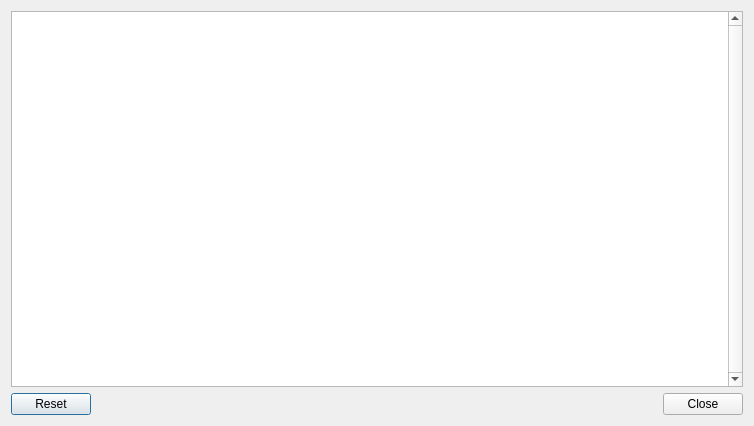
<?xml version="1.0" encoding="UTF-8"?>
<ui version="4.0">
 <class>HardwareTestDialog</class>
 <widget class="QDialog" name="HardwareTestDialog">
  <property name="geometry">
   <rect>
    <x>0</x>
    <y>0</y>
    <width>754</width>
    <height>426</height>
   </rect>
  </property>
  <property name="windowTitle">
   <string>Hardware Tests</string>
  </property>
  <layout class="QVBoxLayout" name="verticalLayout">
   <item>
    <widget class="QPlainTextEdit" name="testOutput">
     <property name="verticalScrollBarPolicy">
      <enum>Qt::ScrollBarAlwaysOn</enum>
     </property>
     <property name="readOnly">
      <bool>true</bool>
     </property>
    </widget>
   </item>
   <item>
    <widget class="QDialogButtonBox" name="buttonBox">
     <property name="orientation">
      <enum>Qt::Horizontal</enum>
     </property>
     <property name="standardButtons">
      <set>QDialogButtonBox::Close|QDialogButtonBox::Reset</set>
     </property>
    </widget>
   </item>
  </layout>
 </widget>
 <resources/>
 <connections>
  <connection>
   <sender>buttonBox</sender>
   <signal>accepted()</signal>
   <receiver>HardwareTestDialog</receiver>
   <slot>accept()</slot>
   <hints>
    <hint type="sourcelabel">
     <x>248</x>
     <y>254</y>
    </hint>
    <hint type="destinationlabel">
     <x>157</x>
     <y>274</y>
    </hint>
   </hints>
  </connection>
  <connection>
   <sender>buttonBox</sender>
   <signal>rejected()</signal>
   <receiver>HardwareTestDialog</receiver>
   <slot>reject()</slot>
   <hints>
    <hint type="sourcelabel">
     <x>316</x>
     <y>260</y>
    </hint>
    <hint type="destinationlabel">
     <x>286</x>
     <y>274</y>
    </hint>
   </hints>
  </connection>
 </connections>
</ui>
